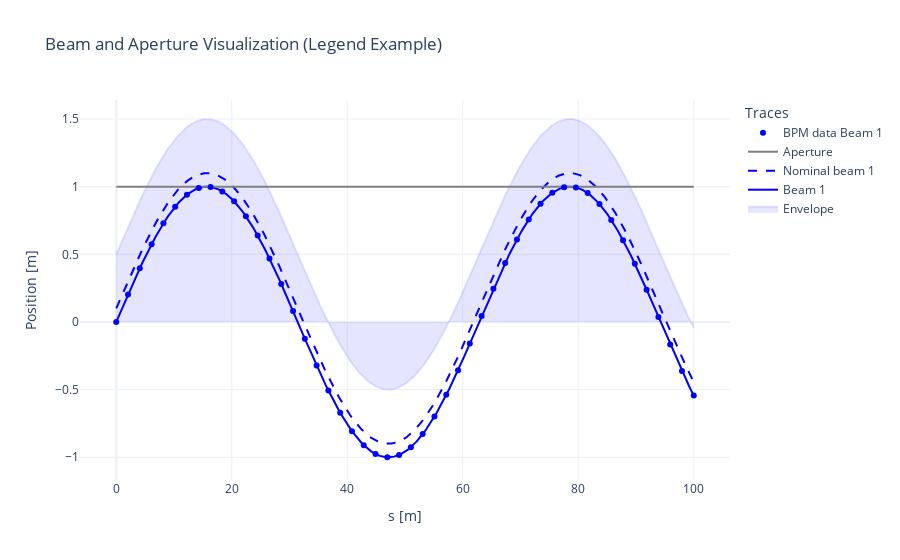

Write notebook code for a chart like this one.
### Code cell
import plotly.graph_objects as go
import numpy as np

# Create example traces to mimic the legend
s = np.linspace(0, 100, 500)
y_upper = np.sin(s / 10) + 0.5
y_lower = np.sin(s / 10) - 0.5
y_beam1 = np.sin(s / 10)
y_beam2 = np.cos(s / 15)
y_nominal1 = np.sin(s / 10) + 0.1
y_nominal2 = np.cos(s / 15) - 0.1

# Upper envelope Beam 1
trace_upper_b1 = go.Scatter(
    x=s,
    y=y_upper,
    mode='lines',
    name='Envelope',
    line=dict(color='rgba(0, 0, 255, 0.1)'),
    fill='tonexty',
    fillcolor='rgba(0,0,255,0.1)'
)


# Beam 1 position
trace_beam1 = go.Scatter(
    x=s,
    y=y_beam1,
    mode='lines',
    name='Beam 1',
    line=dict(color='blue')
)


# Nominal Beam 1
trace_nominal_b1 = go.Scatter(
    x=s,
    y=y_nominal1,
    mode='lines',
    name='Nominal beam 1',
    line=dict(color='blue', dash='dash')
)


# Apertures
trace_aperture_top = go.Scatter(
    x=s,
    y=np.full_like(s, 1.0),
    mode='lines',
    name='Aperture',
    line=dict(color='gray')
)


# BPM Data for Beam 1
bpm_data_b1 = go.Scatter(
    x=np.linspace(0, 100, 50),
    y=np.sin(np.linspace(0, 100, 50) / 10),
    mode='markers',
    name='BPM data Beam 1',
    marker=dict(color='blue', symbol='circle')
)

# Create figure
fig = go.Figure()

# Add traces
traces = [
    trace_upper_b1,
    trace_beam1, trace_nominal_b1,
    trace_aperture_top,bpm_data_b1
]

for trace in traces:
    fig.add_trace(trace)

# Update layout
fig.update_layout(
    title="Beam and Aperture Visualization (Legend Example)",
    xaxis_title="s [m]",
    yaxis_title="Position [m]",
    legend_title="Traces",
    template="plotly_white",
)

# Show the figure
fig.show()

### Figure 1 — Plotly figure (JSON) as saved in the notebook; plotly's stock layout.template omitted (floating-point values rounded to 4 significant figures; data arrays with more than 128 entries replaced by an {"elided": "..."} marker saying what was removed)
{"data": [{"fill": "tonexty", "fillcolor": "rgba(0,0,255,0.1)", "line": {"color": "rgba(0, 0, 255, 0.1)"}, "mode": "lines", "name": "Envelope", "type": "scatter", "x": {"elided": "500 float values"}, "y": {"elided": "500 float values"}}, {"line": {"color": "blue"}, "mode": "lines", "name": "Beam 1", "type": "scatter", "x": {"elided": "500 float values"}, "y": {"elided": "500 float values"}}, {"line": {"color": "blue", "dash": "dash"}, "mode": "lines", "name": "Nominal beam 1", "type": "scatter", "x": {"elided": "500 float values"}, "y": {"elided": "500 float values"}}, {"line": {"color": "gray"}, "mode": "lines", "name": "Aperture", "type": "scatter", "x": {"elided": "500 float values"}, "y": {"elided": "500 int values"}}, {"marker": {"color": "blue", "symbol": "circle"}, "mode": "markers", "name": "BPM data Beam 1", "type": "scatter", "x": [0, 2.041, 4.082, 6.122, 8.163, 10.2, 12.24, 14.29, 16.33, 18.37, 20.41, 22.45, 24.49, 26.53, 28.57, 30.61, 32.65, 34.69, 36.73, 38.78, 40.82, 42.86, 44.9, 46.94, 48.98, 51.02, 53.06, 55.1, 57.14, 59.18, 61.22, 63.27, 65.31, 67.35, 69.39, 71.43, 73.47, 75.51, 77.55, 79.59, 81.63, 83.67, 85.71, 87.76, 89.8, 91.84, 93.88, 95.92, 97.96, 100], "y": [0, 0.2027, 0.3969, 0.5747, 0.7286, 0.8523, 0.9406, 0.9899, 0.9981, 0.9648, 0.8916, 0.7813, 0.6386, 0.4693, 0.2806, 0.08028, -0.1234, -0.322, -0.5072, -0.6713, -0.8076, -0.9103, -0.9753, -0.9998, -0.9828, -0.925, -0.8289, -0.6983, -0.5387, -0.3568, -0.16, 0.04333, 0.2449, 0.4363, 0.6096, 0.7576, 0.8742, 0.9545, 0.9951, 0.9945, 0.9526, 0.8711, 0.7535, 0.6046, 0.4306, 0.2388, 0.03701, -0.1663, -0.3627, -0.544]}], "layout": {"legend": {"title": {"text": "Traces"}}, "title": {"text": "Beam and Aperture Visualization (Legend Example)"}, "xaxis": {"title": {"text": "s [m]"}}, "yaxis": {"title": {"text": "Position [m]"}}}}
